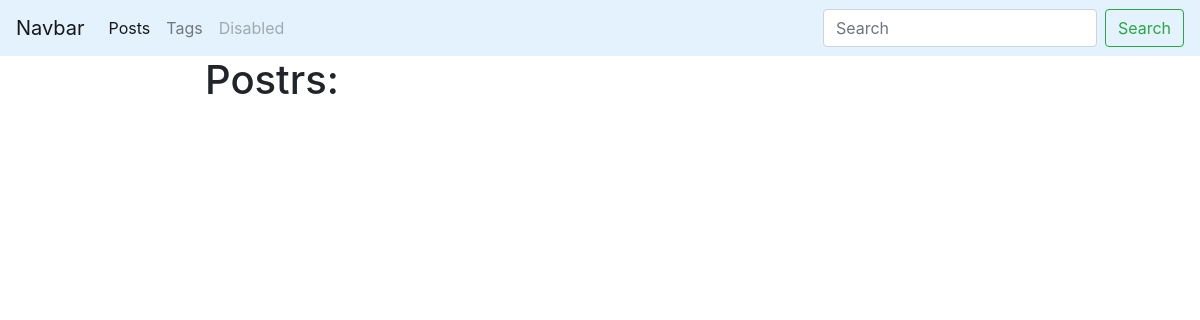
Before: / with the older database file.
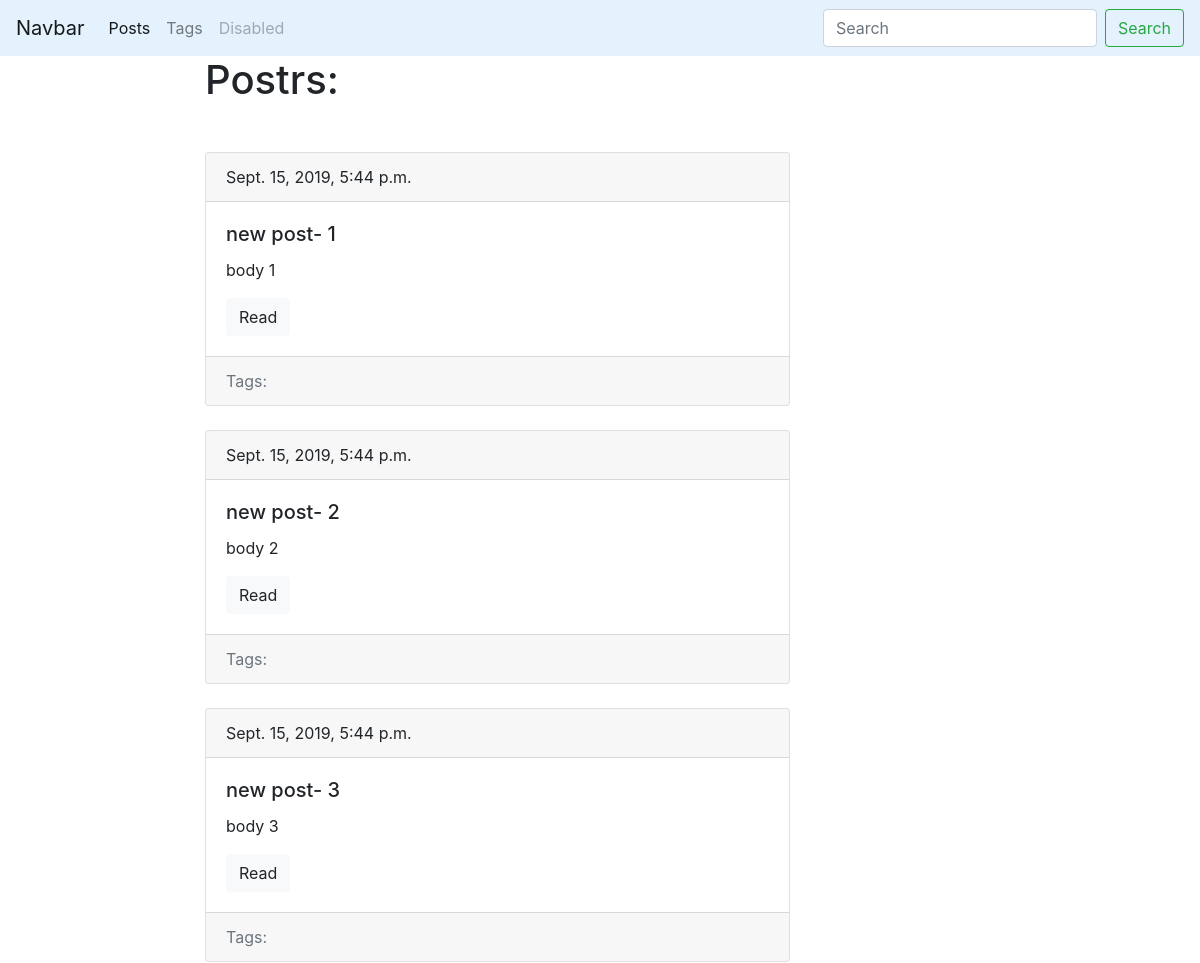
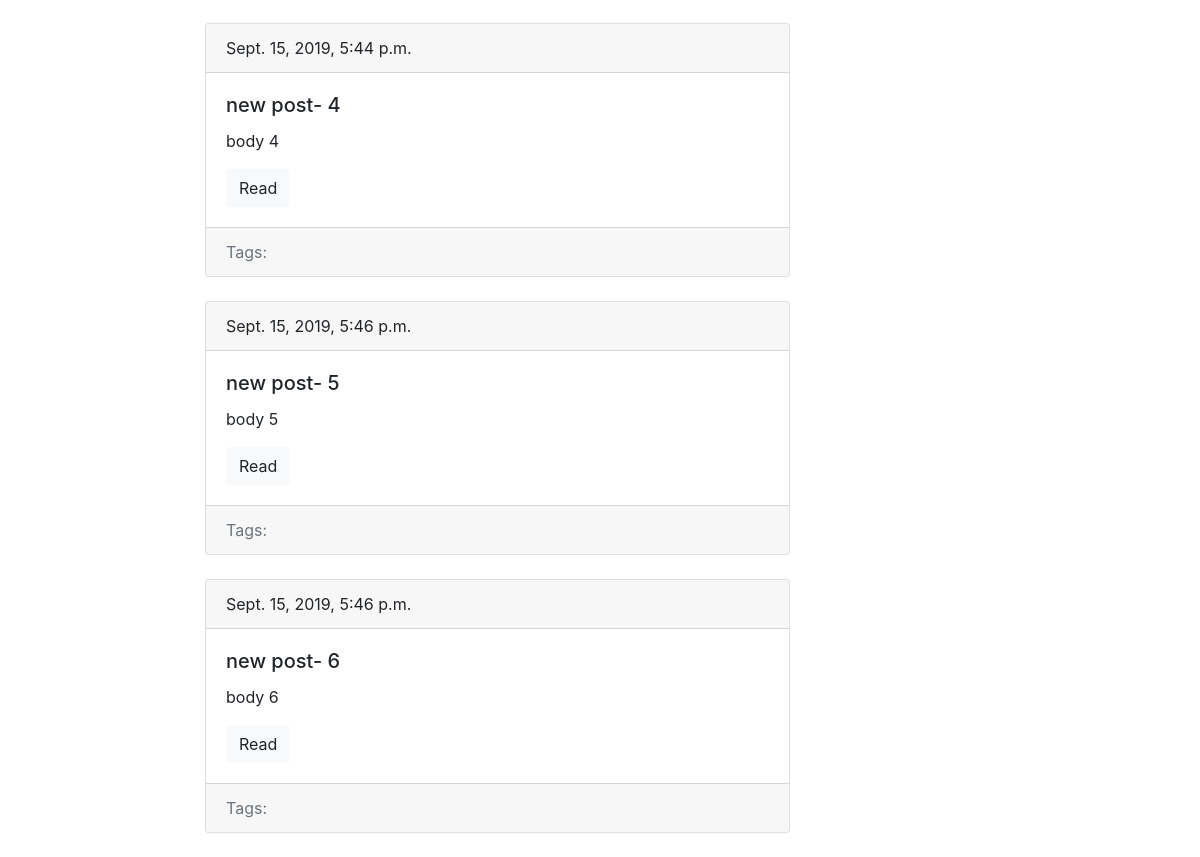
After: the same page with the newer database file (2 pictures, top to bottom).
### mainApp/models.py (models this page shows, shortened)
class Post(models.Model):
    titel = models.CharField(max_length=100, db_index=True)
    slug = models.SlugField(max_length=100, unique=True)
    body = models.TextField(blank=True, db_index=True)
    date_pub = models.DateTimeField(auto_now_add=True)
    tags = models.ManyToManyField('Tag', blank=True, related_name='posts')
    def get_absolute_url(self):
        return reverse('post_detail_url', kwargs={'slug': self.slug})

### mainApp/views.py (the view)
# urls.py: path('', views.index, name='posts_list_url'),
def index(request):
    posts = Post.objects.all()
    return render(request, 'mainApp/index.html', context={'posts': posts})

### mainApp/templates/mainApp/index.html (shortened to what this page needs)
{% extends 'mainApp/basic.html' %}
{% block content %}
    <h1 class="mb-5">Postrs: </h1>
    {% for post in posts %}
        {% include 'mainApp/includes/post_card_templ.html' %}
    {% endfor %}
{% endblock %}

### mainApp/templates/mainApp/basic.html (shortened to what this page needs)
<!DOCTYPE html>
<html lang="en">
<head>
    <link rel="stylesheet" href="https://stackpath.bootstrapcdn.com/bootstrap/4.3.1/css/bootstrap.min.css">
</head>
<body>
    <nav class="navbar navbar-expand-lg navbar-light" style="background-color: #e3f2fd;">
      <a class="navbar-brand" href="#">Navbar</a>
      <div class="collapse navbar-collapse" id="navbarSupportedContent">
        <ul class="navbar-nav mr-auto">
          <li class="nav-item active">
            <a class="nav-link" href="{% url 'posts_list_url' %}">Posts<span class="sr-only">(current)</span></a>
          </li>
          <li class="nav-item">
            <a class="nav-link" href="{% url 'tags_list_url' %}">Tags</a>
          </li>
          <li class="nav-item">
            <a class="nav-link disabled" href="#" tabindex="-1" aria-disabled="true">Disabled</a>
          </li>
        </ul>
        <form class="form-inline my-2 my-lg-0">
          <input class="form-control mr-sm-2" type="search" placeholder="Search" aria-label="Search">
          <button class="btn btn-outline-success my-2 my-sm-0" type="submit">Search</button>
        </form>
      </div>
    </nav>
    <div class="conteiner mt -5">
        <div class="row">
            <div class="col-6 offset-md-2">
                {% block content %}
                {% endblock %}
            </div>
        </div>
    </div>
</body>
</html>

### mainApp/templates/mainApp/includes/post_card_templ.html (shortened to what this page needs)
<div class="card mb-4">
    <div class="card-header">
        {{post.date_pub}}
    </div>
    <div class="card-body">
        <h5 class="card-title">{{ post.titel }}</h5>
        <p class="card-text">{{ post.body| truncatewords:15 }}</p>
        <a href="{{post.get_absolute_url}}" class="btn btn-light">Read</a>
    </div>
    <div class="card-footer text-muted">
        Tags:
  </div>
</div>

Changed rows visible on the page:
added Post: date_pub "Sept. 15, 2019, 5:44 p.m.", titel "new post- 1", body "body 1"
added Post: date_pub "Sept. 15, 2019, 5:44 p.m.", titel "new post- 2", body "body 2"
added Post: date_pub "Sept. 15, 2019, 5:44 p.m.", titel "new post- 3", body "body 3"
added Post: date_pub "Sept. 15, 2019, 5:44 p.m.", titel "new post- 4", body "body 4"
added Post: date_pub "Sept. 15, 2019, 5:46 p.m.", titel "new post- 5", body "body 5"
added Post: date_pub "Sept. 15, 2019, 5:46 p.m.", titel "new post- 6", body "body 6"
